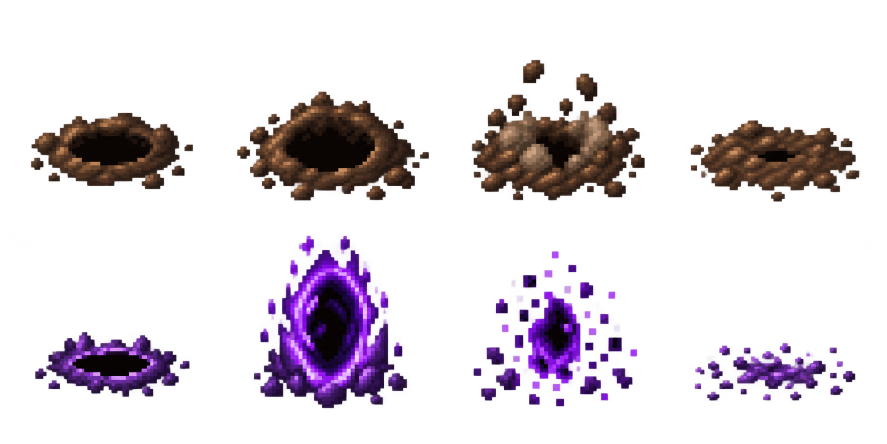
#> input picture art/nests-v1/source-atlas.png, 1774 x 887 px (shown at 1/2 size)
$ python pixelize_nests.py
#> lines starting #> are read from the running program, lines starting #| are printed output that depends on the picture
### tools/pixelize_terrain.py
"""Generated 4x4 source -> shared 32-color RGB555 32px terrain sprites.

python tools/pixelize_terrain.py
Deterministic nearest-neighbor sampling, binary alpha, no dithering.
Requires Pillow; source and prompt remain in art/terrain-v1/.
"""
from pathlib import Path
from functools import lru_cache
import hashlib
import json
import struct
import zlib
from PIL import Image, ImageDraw, __version__

ROOT=Path(__file__).resolve().parents[1]
SOURCE=ROOT/'art/terrain-v1/source-atlas.png'
OUT=ROOT/'assets/pixel/terrain-v1'
NAMES=['floor-metal','floor-grate','floor-restroom','floor-checkpoint',
       'toilet','sink','counter','scanner','locker','bench','cover','barrel',
       'terminal','case','door','partition']
FLOOR_GAIN=[.78,.78,.53,.74]
def pixels(image):return image.get_flattened_data() if hasattr(image,'get_flattened_data') else image.getdata()

def rgb5(v):return round(round(v*31/255)*255/31)

def save_indexed(image,path):
    image.save(path,bits=8,optimize=False,transparency=0)
    # Pillow pads an 8-bit PLTE to 256 slots. Keep only our 32 defined colors;
    # all encoded pixel indices are <=31, so this remains a standard indexed PNG.
    raw=path.read_bytes();out=bytearray(raw[:8]);pos=8
    while pos<len(raw):
        length=struct.unpack('>I',raw[pos:pos+4])[0];kind=raw[pos+4:pos+8];data=raw[pos+8:pos+8+length]
        if kind==b'PLTE':data=data[:96]
        out.extend(struct.pack('>I',len(data))+kind+data+struct.pack('>I',zlib.crc32(kind+data)&0xffffffff));pos+=12+length
    path.write_bytes(out)

# [40 lines left out: function process, not called in this run]

# [1 lines that do not run on import are left out]

### tools/pixelize_nests.py
"""Generated 4x2 sheet -> eight 32px sprites, shared RGB555 palette, binary alpha.
Run: python tools/pixelize_nests.py. No dithering; source/prompt are retained.
"""
from pathlib import Path
from functools import lru_cache
import hashlib,json
from PIL import Image, __version__
from pixelize_terrain import rgb5,save_indexed,pixels
ROOT=Path(__file__).resolve().parents[1]
SOURCE=ROOT/'art/nests-v1/source-atlas.png'
OUT=ROOT/'assets/pixel/nests-v1'
NAMES=[f'{kind}-{state}' for kind in ['burrow','rift'] for state in ['dormant','active','collapse','ruins']]
def build():
    source=Image.open(SOURCE).convert('RGBA');w,h=source.size;cells=[]
#> in build, source is the input picture: PIL image 1774x887 RGBA; mean R, G, B, A 16.8, 7.8, 18.5, 44.6
#> after `w, h = source.size`: w = 1774; h = 887
    for i in range(8):
        x,y=i%4,i//4
        cell=source.crop((round(x*w/4),round(y*h/2),round((x+1)*w/4),round((y+1)*h/2))).resize((32,32),Image.Resampling.NEAREST)
        cell.putdata([(r,g,b,255 if a>=160 else 0) for r,g,b,a in pixels(cell)]);cells.append(cell)
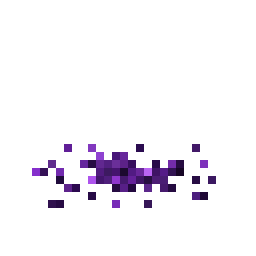
#> cell: PIL image 32x32 RGBA (shown 8 times larger); mean R, G, B, A 9.2, 2.9, 14.1, 15.2; transparent parts drawn white
#> after the loop, cells = 8 items
    visible=[p[:3] for cell in cells for p in pixels(cell) if p[3]]
#> visible = 1447 items, first 6: (81, 54, 33), (55, 35, 24), (77, 49, 34), (75, 48, 32), (56, 37, 25), (94, 61, 38)
    sample=Image.new('RGB',(len(visible),1));sample.putdata(visible)
    raw=sample.quantize(colors=31,method=Image.Quantize.MEDIANCUT,dither=Image.Dither.NONE).getpalette()[:93]
#> raw = 93 values, max 226 at index 50, min 1 at index 89, mean 60.01
    colors=[tuple(rgb5(v) for v in raw[i:i+3]) for i in range(0,93,3)]
#> colors = 31 items, first 6: (197, 148, 173), (156, 107, 123), (148, 82, 132), (115, 74, 49), (132, 66, 140), (99, 66, 41)
    palette=[0,0,0]+[v for c in colors for v in c]
#> palette = 96 values, max 222 at index 53, min 0 at index 0, mean 57.73
    @lru_cache(maxsize=None)
    def index(p):return 1+min(range(len(colors)),key=lambda i:sum((p[k]-colors[i][k])**2 for k in range(3)))
    OUT.mkdir(parents=True,exist_ok=True);atlas=Image.new('P',(128,64),0);atlas.putpalette(palette);records={}
#> after `atlas = Image.new('P', (128, 64), 0)`: atlas: PIL image 128x64 P; every value is 0
    for i,(name,cell) in enumerate(zip(NAMES,cells)):
        out=Image.new('P',(32,32));out.putpalette(palette);out.putdata([index(p[:3]) if p[3] else 0 for p in pixels(cell)])
        save_indexed(out,OUT/f'{name}.png');x,y=i%4*32,i//4*32;atlas.paste(out,(x,y))
        records[name]={'x':x,'y':y,'size':32,'sha256':hashlib.sha256((OUT/f'{name}.png').read_bytes()).hexdigest()}
#> this loop made 8 passes
#> (name, x, y) on passes 1 to 8: ('burrow-dormant', 0, 0), ('burrow-active', 32, 0), ('burrow-collapse', 64, 0), ('burrow-ruins', 96, 0), ('rift-dormant', 0, 32), ('rift-active', 32, 32), ('rift-collapse', 64, 32), ('rift-ruins', 96, 32)
#> pass 1, in save_indexed, `image.save(path,bits=8,optimize=False,transparency=0)`:
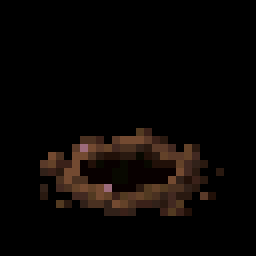
#> saved as burrow-dormant.png: PIL image 32x32 P (shown 8 times larger); mean R, G, B 9.6, 6, 4.1
#> after the loop:
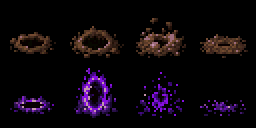
#> atlas: PIL image 128x64 P (shown 2 times larger); mean R, G, B 12.6, 6.2, 12.1
#> after the loop:
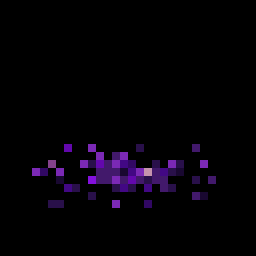
#> out: PIL image 32x32 P (shown 8 times larger); mean R, G, B 4.4, 1.4, 7.1
#> after the loop, records = 8 items
    save_indexed(atlas,OUT/'atlas.png')
    preview=Image.new('RGBA',atlas.size,(30,43,40,255));preview.alpha_composite(Image.open(OUT/'atlas.png').convert('RGBA'));preview.resize((768,384),Image.Resampling.NEAREST).save(ROOT/'art/nests-v1/preview.png')
#> after `preview = Image.new('RGBA', atlas.size, (30, 43, 40, 255))`:
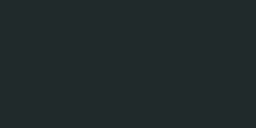
#> preview: PIL image 128x64 RGBA (shown 2 times larger); mean R, G, B, A 30, 43, 40, 255
#> after `preview.alpha_composite(Image.open(OUT / 'atlas.png').convert('RGBA'))`:
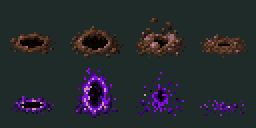
#> preview: PIL image 128x64 RGBA (shown 2 times larger); mean R, G, B, A 37.3, 41.6, 45, 255
#> after `preview = Image.new('RGBA', atlas.size, (30, 43, 40, 255))`:
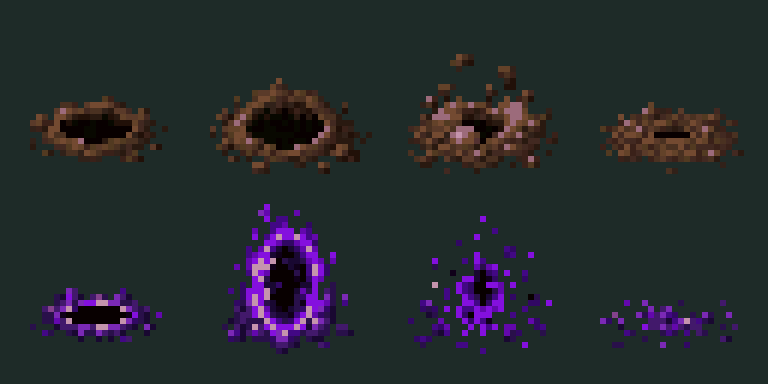
#> saved as preview.png: PIL image 768x384 RGBA; mean R, G, B, A 37.3, 41.6, 45, 255
    (OUT/'atlas.json').write_text(json.dumps({'source_sha256':hashlib.sha256(SOURCE.read_bytes()).hexdigest(),'pillow':__version__,'sampling':'nearest','rgbBits':5,'colors':31,'dither':False,'sprites':records},indent=2)+'\n',encoding='utf-8')
if __name__=='__main__':build()
